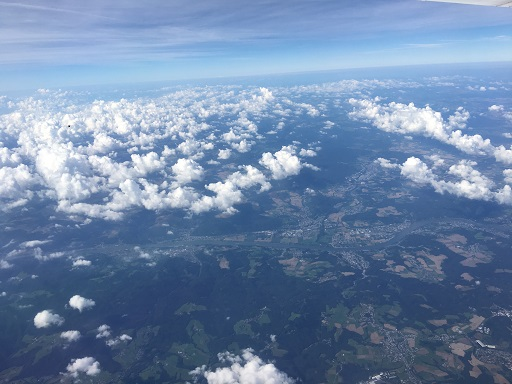
#> input picture clouds.jpg, 512 x 384 px
$ python ConvertToGrayAndBinary.py
#> lines starting #> are read from the running program, lines starting #| are printed output that depends on the picture; after the words box and inside, x2 and y2 are one past the last pixel; in counts of white or black regions, pixels touching at a corner belong together
import cv2
image = cv2.imread("clouds.jpg")
#> image is the input picture: shape (384, 512, 3); mean B, G, R 167.8, 134.4, 110.1
gray_image = cv2.cvtColor(image, cv2.COLOR_BGR2GRAY)
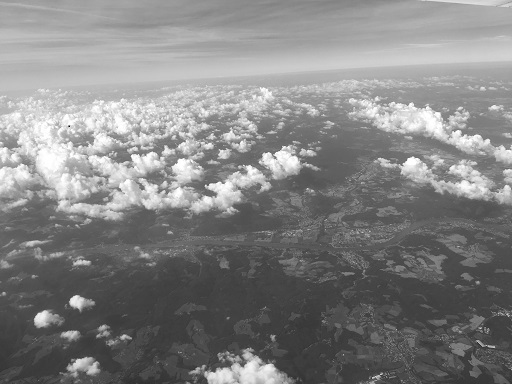
#> gray_image: shape (384, 512); min 2, max 255, mean 130.9
cv2.imshow("Over the Clouds", image)
cv2.imshow("Over the Clouds - gray", gray_image)
(thresh, im_bw) = cv2.threshold(gray_image, 128, 255, cv2.THRESH_BINARY | cv2.THRESH_OTSU)
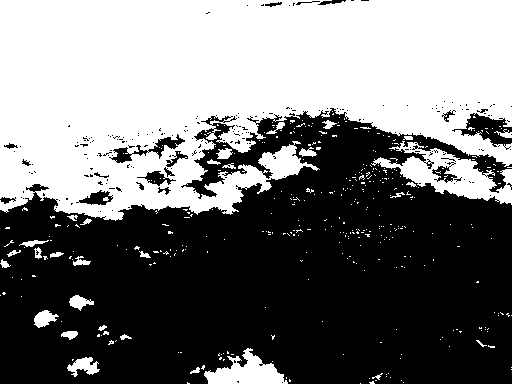
#> im_bw: shape (384, 512); 46.4% white; 394 white regions (362 under 20 px), largest, box (x1, y1, x2, y2) and area: (0, 0, 512, 221) 82954, (371, 141, 512, 205) 3362, (204, 348, 288, 384) 1564
#> thresh = 134
cv2.imwrite('bw_image.png', im_bw)
cv2.imshow("Over the Clouds - Binary", im_bw)
cv2.waitKey(0)
cv2.destroyAllWindows()
